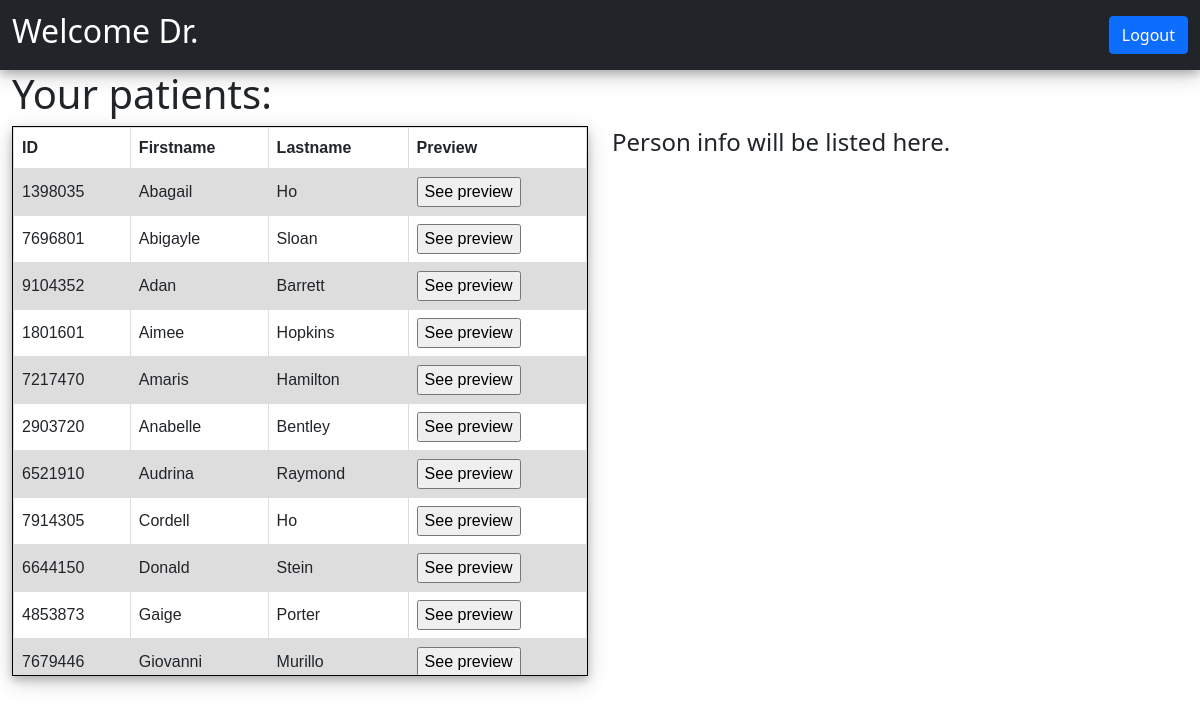
/dashboard.php (signed in), run on the app's committed database.
### tables this page shows
CREATE TABLE Patients(
	UID INT NOT NULL AUTO_INCREMENT,
    national_id INT NOT NULL,
    first_name VARCHAR(20) NOT NULL,
    last_name VARCHAR(20) NOT NULL,
    email VARCHAR(50) UNIQUE NOT NULL,
    doctor_uid INT NOT NULL,
    
    PRIMARY KEY(UID),
    FOREIGN KEY (doctor_uid) REFERENCES Doctors(UID)
    );

### src/dashboard.php (the view, shortened to what this page needs)
<!DOCTYPE html>
<html lang="en">
<head>
    <link href="https://cdn.jsdelivr.net/npm/bootstrap@5.1.1/dist/css/bootstrap.min.css" rel="stylesheet">
    <link href="css/dashboard_styles.css" rel="stylesheet">
</head>
<body>
    <?php
if (!isset($_SESSION['logged_in'])){
    header("Location: login.php");
}
else
{
    echo "
        <nav class='navbar navbar-expand-lg navbar-dark bg-dark sticky-top'
        style='box-shadow: 0 4px 8px 0 rgba(0, 0, 0, 0.2), 0 6px 20px 0 rgba(0, 0, 0, 0.19);'>
        <div class='container-fluid'>
            <h2 style='color:white;'>Welcome Dr. " . $_SESSION['last_name'] . "</h2>;
            <button class='navbar-toggler' type='button' data-bs-toggle='collapse' data-bs-target='#navbarText'
                aria-controls='navbarText' aria-expanded='false' aria-label='Toggle navigation'>
                <span class='navbar-toggler-icon'></span>
            </button>
            <div class='collapse navbar-collapse' id='navbarText'>
                <ul class='navbar-nav me-auto mb-2 mb-lg-0'>
                    <!-- <li class='nav-item'>
                        <a class='nav-link active' aria-current='page' href='#'>Home</a>
                    </li>
                    <li class='nav-item'>
                        <a class='nav-link' href='#'>Features</a>
                    </li>
                    <li class='nav-item'>
                        <a class='nav-link' href='#'>Pricing</a>
                    </li> -->
                </ul>
                <span class='navbar-text'>
                    <a class='btn btn-primary btn-md' href='logout.php' role='button'>Logout</a>
                </span>
            </div>
        </div>
    </nav>
    ";
}
?>
    <div class="container-fluid">
        <div class="row">
            <div class="col-sm">
                <h1>Your patients:</h1>
                <?php
include "db.php";
mysqli_query($conn, "SET @p0='" . $_SESSION["UID"] . "'");
$sql = "CALL GetPatients (@p0)";
$result = $conn->query($sql);
if ($result->num_rows > 0)
{
    echo "<div style='overflow-y:auto; height: 550px; border:0.5px solid black; box-shadow: 0 4px 8px 0 rgba(0, 0, 0, 0.2), 0 6px 20px 0 rgba(0, 0, 0, 0.19);'>";
    echo "<table>";
    echo "<tr>";
    echo "<th>ID</th> <th>Firstname</th> <th>Lastname</th> <th>Preview</th>";
    while ($row = $result->fetch_assoc())
    {
        echo "<tr>";
        echo "<td>" . $row["national_id"] . "</td><td>" . $row["first_name"] . "</td><td>" . $row["last_name"] . "</td>";
        echo "<td><input type='Submit' value='See preview' onclick='show_patient(" . $row["UID"] . ")'></td>";
        echo "</tr>";
    }
    echo "</table>";
    echo "</div>";
}
else
{
    echo "<h2>No Patients</h2>";
}
?>
            </div>
            <div class="col-sm">
                <div id="patient_preview">
                    <h4><br><br>Person info will be listed here.</h4>
                </div>
            </div>
        </div>
</body>
</html>

### src/css/dashboard_styles.css (style rules this page uses)
table { font-family: arial, sans-serif; border-collapse: collapse; width: 100%; }
td, th { border: 1px solid #dddddd; text-align: left; padding: 8px; }
tr:nth-child(even) { background-color: #dddddd; }

### data on the page
patients: national "1398035", first_name "Abagail", last_name "Ho"
patients: national "7696801", first_name "Abigayle", last_name "Sloan"
patients: national "9104352", first_name "Adan", last_name "Barrett"
patients: national "1801601", first_name "Aimee", last_name "Hopkins"
patients: national "7217470", first_name "Amaris", last_name "Hamilton"
patients: national "2903720", first_name "Anabelle", last_name "Bentley"
patients: national "6521910", first_name "Audrina", last_name "Raymond"
patients: national "7914305", first_name "Cordell", last_name "Ho"
patients: national "6644150", first_name "Donald", last_name "Stein"
patients: national "4853873", first_name "Gaige", last_name "Porter"
patients: national "7679446", first_name "Giovanni", last_name "Murillo"
